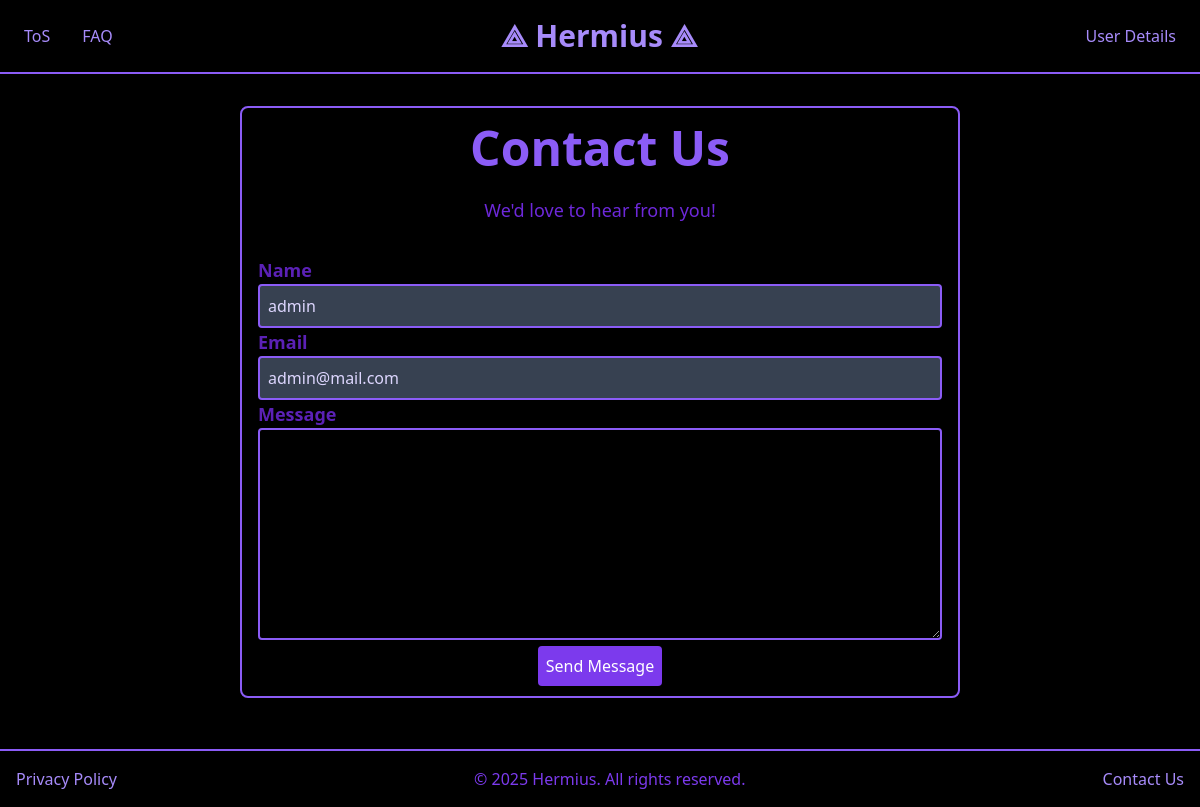
The page /contact (signed in) on the database as committed earlier.
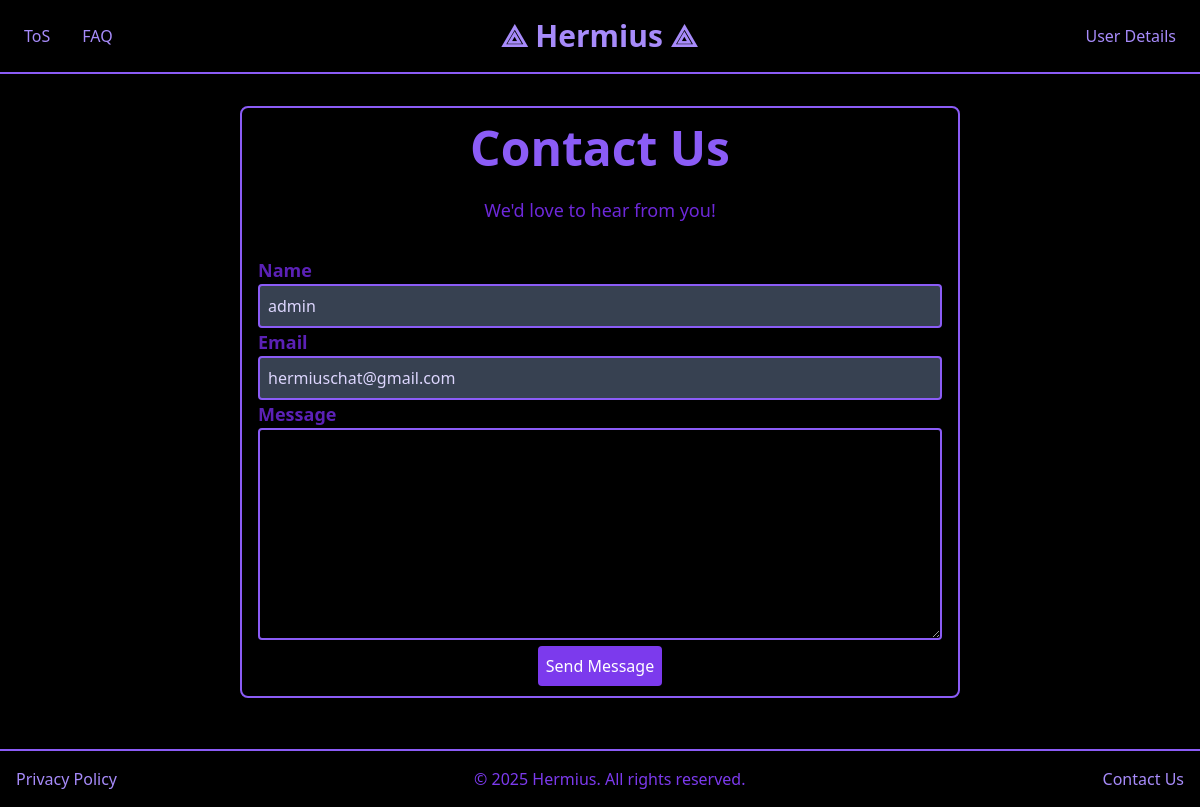
The same page on the database as committed later.
### tables this page shows
CREATE TABLE users (
        id INTEGER PRIMARY KEY AUTOINCREMENT,
        username TEXT UNIQUE NOT NULL,
        email TEXT UNIQUE NOT NULL,
        password TEXT NOT NULL,
        member_since TEXT
    );

### app/routes/utility_routes.py (the view, shortened to what this page needs)
@utility_routes.route("/contact", methods=["GET", "POST"])
def contact():
    name = ''
    email = ''
    if 'username' in session:
        name = session['username']
        conn = get_db_connection()
        c = conn.cursor()
        user_email = c.execute('SELECT email FROM users WHERE username = ?', (name,)).fetchone()
        conn.close()
        email = user_email[0] if user_email else ''
    return render_template('contact.html', name=name, email=email)

### app/database/db.py (called while the page is built)
def get_db_connection():
    conn = sqlite3.connect("main.db", check_same_thread=False)
    conn.row_factory = sqlite3.Row
    return conn

### app/templates/contact.html (shortened to what this page needs)
<!DOCTYPE html>
<html lang="en">
<head>
    <link rel="stylesheet" href="https://cdn.jsdelivr.net/npm/tailwindcss@2.2.19/dist/tailwind.min.css" />
    </head>
    <body class="bg-black text-purple-800">
        <header class="bg-black border-b-2 border-purple-500 shadow-md p-4 flex justify-between items-center">
            <nav class="flex space-x-4">
                <a href="{{ url_for('utility_routes.tos') }}" class="text-purple-400 hover:bg-purple-600 hover:text-white p-2 rounded transform transition-transform duration-200 hover:scale-105">ToS</a>
                <a href="{{ url_for('utility_routes.faq') }}" class="text-purple-400 hover:bg-purple-600 hover:text-white p-2 rounded transform transition-transform duration-200 hover:scale-105">FAQ</a>
            </nav>
            <h1 class="text-3xl font-extrabold">
                <a href="{{ url_for('main_routes.home') }}" class="text-purple-400 hover:text-purple-600">⟁ Hermius ⟁</a>
            </h1>
            <div class="flex space-x-4">
                {% if session.get('username') %}
                <div class="relative" id="user-details-container">
                    <button class="text-purple-400 hover:bg-purple-600 hover:text-white p-2 rounded transform transition-transform duration-200 hover:scale-105" id="user-details-btn">User Details</button>
                </div>
                {% endif %}
            </div>
        </header>
        <div class="flex justify-center">
            <div class="content max-w-7xl mx-auto mt-8 p-4 bg-black shadow-md rounded-lg border-2 border-purple-500">
            <div class="text-center">
                    <h2 class="text-5xl font-extrabold mb-6 text-purple-500">Contact Us</h2>
                    <p class="mb-8 text-lg text-purple-700">We'd love to hear from you!</p>
                </div>
                <div>
                    <label for="name" class="block text-lg font-semibold text-purple-800">Name</label>
                    <input type="text" id="name" name="name" class="w-full p-2 rounded border-2 border-purple-500 bg-black text-purple-200 {% if session.get('username') %}readonly bg-gray-700 text-gray-400 cursor-not-allowed{% endif %}" value="{% if session.get('username') %}{{ session.get('username') }}{% endif %}" {% if session.get('username') %}readonly{% else %}required{% endif %}>
                </div>
                <div>
                    <label for="email" class="block text-lg font-semibold text-purple-800">Email</label>
                    <input type="email" id="email" name="email" class="w-full p-2 rounded border-2 border-purple-500 bg-black text-purple-200 {% if session.get('username') %}readonly bg-gray-700 text-gray-400 cursor-not-allowed{% endif %}" value="{% if session.get('username') %}{{ email }}{% endif %}" {% if session.get('username') %}readonly{% else %}required{% endif %}>
                </div>
                <div>
                    <label for="message" class="block text-lg font-semibold text-purple-800">Message</label>
                    <textarea id="message" name="message" rows="8" class="w-full p-2 rounded border-2 border-purple-500 bg-black text-purple-200" required></textarea>
                </div>
                <div class="text-center">
                    <button type="submit" class="bg-purple-600 text-white p-2 rounded transform transition-transform duration-200 hover:scale-105">Send Message</button>
                </div>
        </div>
        </div>
    <footer class="p-4 text-purple-600 bg-black border-t-2 border-purple-500 shadow-md flex justify-between items-center">
        <a href="" class="text-purple-400 hover:text-purple-600">Privacy Policy</a>
        <p>&copy; <span id="year"></span> Hermius. All rights reserved.</p>
        <a href="{{ url_for('utility_routes.contact') }}" class="text-purple-400 hover:text-purple-600">Contact Us</a>
    </footer>

Rows that differ between the two databases and show on the page:
changed users: email "admin@mail.com" → "hermiuschat@gmail.com"
